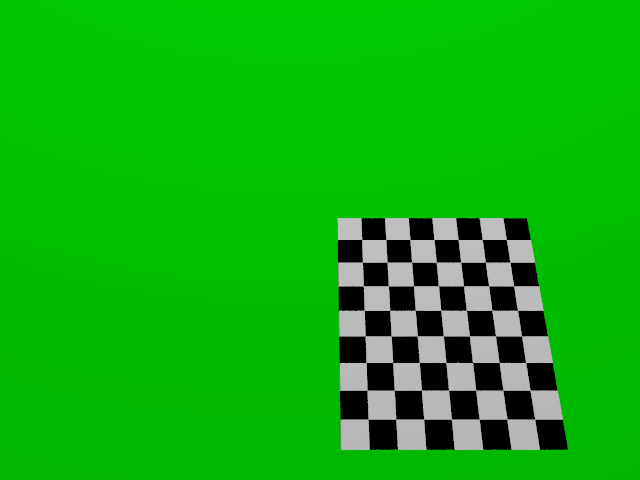
#> input picture Labs/Lab5/calib-000.png, 640 x 480 px; its folder holds 4 pictures in this run
$ python calibrate.py
#> lines starting #> are read from the running program, lines starting #| are printed output that depends on the picture; after the words box and inside, x2 and y2 are one past the last pixel; in counts of white or black regions, pixels touching at a corner belong together
#!/usr/bin/env python3
"Calibrate stereo cameras using POV images."
import sys, os, math, cv2
import numpy as np

# We are looking for 8 horizontal and 7 vertical lines.
# Creates a numpy array filled with zeros, made up of 8*7=56 tuples with
# 3 values each [0, 0, 0]
objpoints = np.zeros ((8*7,3), np.float32)
# Creates a multi-dimensional "meshgrid" with values 0-7 in the first position
# 0-6 in the second position and just 0 in the third position ex. [6 1 0]
# Don't ask what all the other stuff does, jesus christ
objpoints[:,:2] = np.mgrid[0:8,0:7].T.reshape(-1,2)

# Termination criterion.
# Defines a termination criteria for the given algorithm
# Basically tells it to run a maximum of 30 timesy
term_crit = (cv2.TERM_CRITERIA_EPS + cv2.TERM_CRITERIA_MAX_ITER, 30, 0)

# Arrays for real-world object points and the corresponding image locations.
points3d = []
points2d = []

# Loop over the calibration images.
for frame in range (0, 30):
    im = cv2.imread ("calib-%3.3d.png" % frame)
#> im is the input picture: shape (480, 640, 3); mean B, G, R 15, 176.7, 15
    grey = cv2.cvtColor (im, cv2.COLOR_BGR2GRAY)
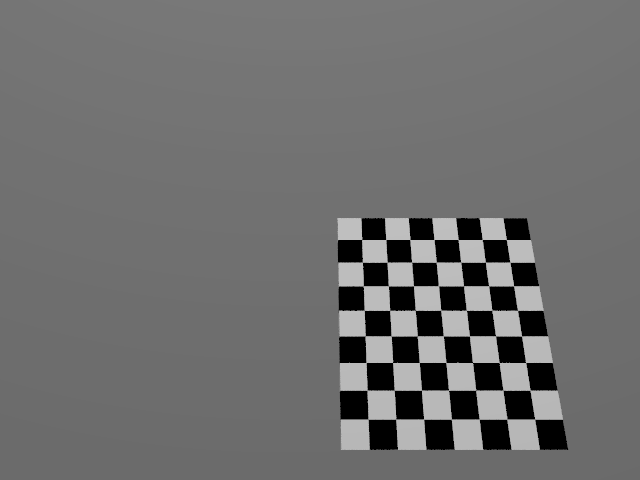
#> grey: shape (480, 640); min 0, max 192, mean 109.9

    # Look for the corners inside the board.  Record any that we find for use
    # in calibrating the camera.
    found, corners = cv2.findChessboardCorners (grey, (8,7), None, 0)
#> found = True; corners = 56 rows, first 8: [506.4, 239.6], [510.1, 262.2], [513.5, 285.8], [517.6, 310.4], [521.5, 336.1], [525.7, 362.6], [530, 390.3], [534.7, 419]
    if found:
        points3d.append (objpoints)
        cv2.cornerSubPix (grey, corners, (11,11), (-1,-1), term_crit)
        points2d.append (corners)

        # Mark and display the corners.
        cv2.drawChessboardCorners (im, (8,7), corners, found)
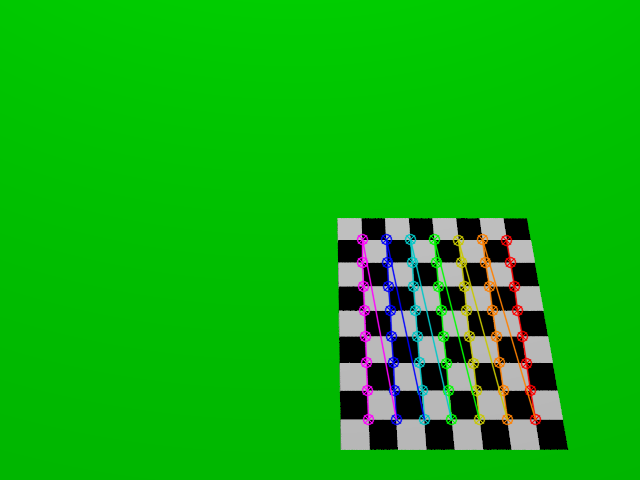
#> im: shape (480, 640, 3); 3.65% of pixels changed, all inside (x1, y1, x2, y2) = (356, 233, 542, 426)
        cv2.imshow ("Corners found", im)
        cv2.waitKey (500)
#> pass 2 of the loop `for frame in range (0, 30):`:
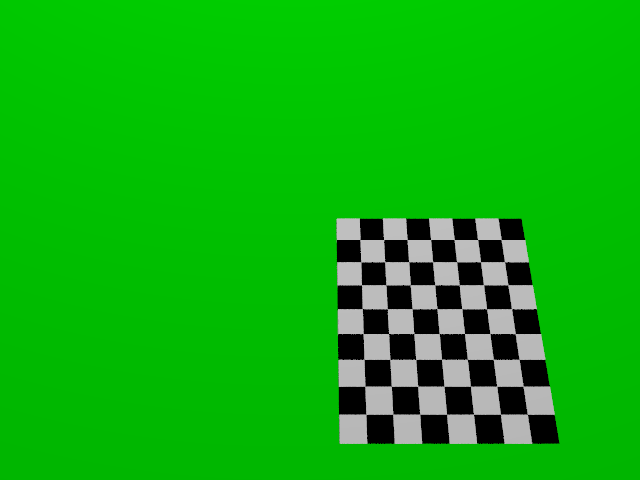
#> input picture Labs/Lab5/calib-001.png, 640 x 480 px
#> im is the input picture: shape (480, 640, 3); mean B, G, R 14.2, 177.5, 14.2
#> `grey = cv2.cvtColor (im, cv2.COLOR_BGR2GRAY)`:
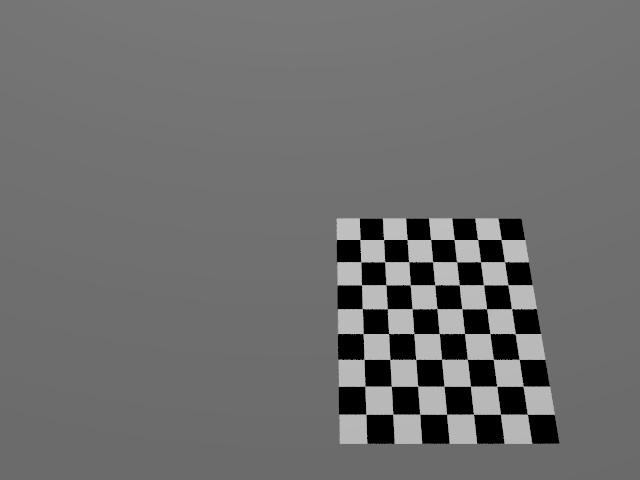
#> grey: shape (480, 640); min 0, max 191, mean 110
#> corners = 56 rows, first 8: [501.1, 239.6], [504.4, 261.7], [508, 284.6], [511.4, 308.5], [515.2, 333.7], [519.1, 359.4], [522.9, 386.2], [527.3, 414.3]
#> `cv2.drawChessboardCorners (im, (8,7), corners, found)`:
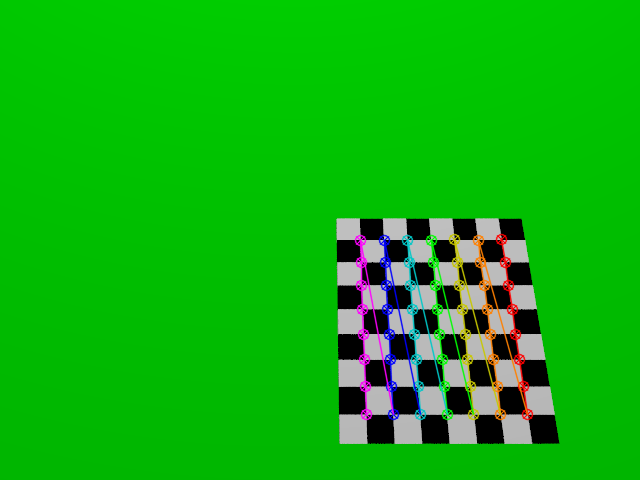
#> im: shape (480, 640, 3); 3.57% of pixels changed, all inside (x1, y1, x2, y2) = (354, 233, 534, 421)
#> pass 3 of the loop `for frame in range (0, 30):`:
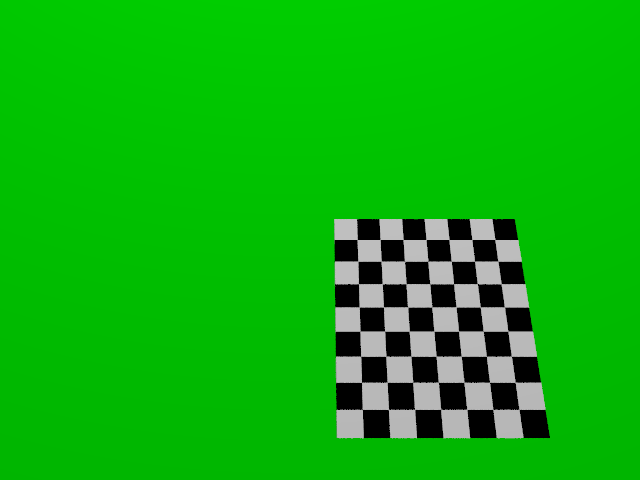
#> input picture Labs/Lab5/calib-002.png, 640 x 480 px
#> im is the input picture: shape (480, 640, 3); mean B, G, R 13.4, 178.2, 13.4
#> `grey = cv2.cvtColor (im, cv2.COLOR_BGR2GRAY)`:
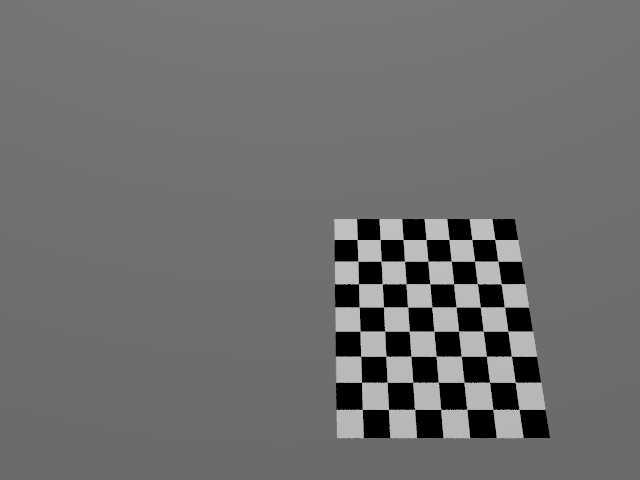
#> grey: shape (480, 640); min 0, max 192, mean 110.1
#> corners = 56 rows, first 8: [495, 239.4], [498, 261.1], [501.1, 283.8], [504.4, 307], [507.9, 331.1], [511.1, 356.1], [515.1, 382.3], [518.9, 409.4]
#> `cv2.drawChessboardCorners (im, (8,7), corners, found)`:
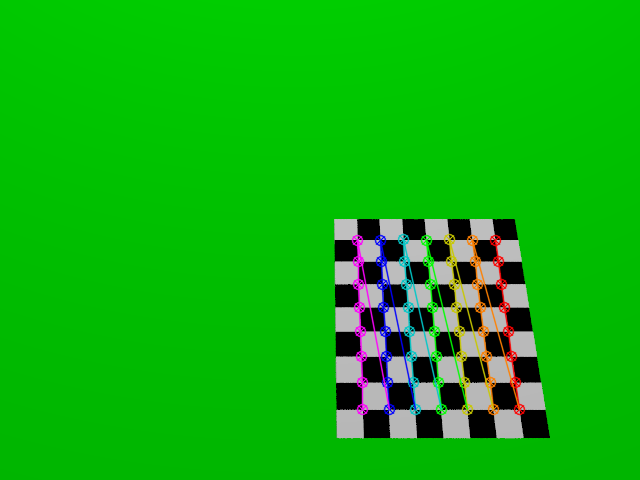
#> im: shape (480, 640, 3); 3.5% of pixels changed, all inside (x1, y1, x2, y2) = (351, 233, 526, 416)
#> (the run stopped early here; a loop or call above may not have finished)
